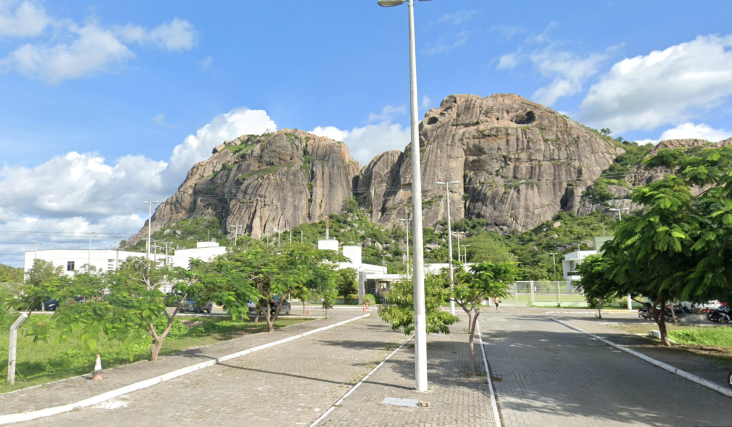
#> input picture lab7-homografia/campus_quixada1.png, 1463 x 853 px (shown at 1/2 size)
$ jupyter execute exercicie.ipynb
#> lines starting #> are read from the running program, lines starting #| are printed output that depends on the picture
[cell 1]
import cv2
import numpy as np
import matplotlib.pyplot as plt
from random import randrange

[cell 2]
# Carregar imagens
image1 = cv2.imread("./campus_quixada1.png")
#> image1 is the input picture: shape (853, 1463, 3); mean B, G, R 161.1, 161.2, 145.3
image2 = cv2.imread("./campus_quixada2.png")
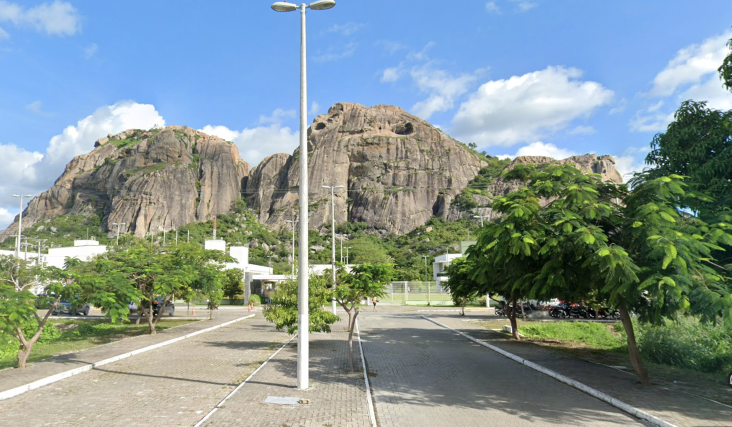
#> input picture lab7-homografia/campus_quixada2.png, 1463 x 853 px (shown at 1/2 size)
#> image2 is the input picture: shape (853, 1463, 3); mean B, G, R 149.3, 149.5, 132.2

if image1 is None or image2 is None:
    raise AssertionError("Erro ao carregar imagens")

h1, w1 = image1.shape[:2]
#> h1 = 853; w1 = 1463
h2, w2 = image2.shape[:2]
#> h2 = 853; w2 = 1463
image1 = cv2.resize(image1, (int(w1*0.5), int(h1*0.5)))
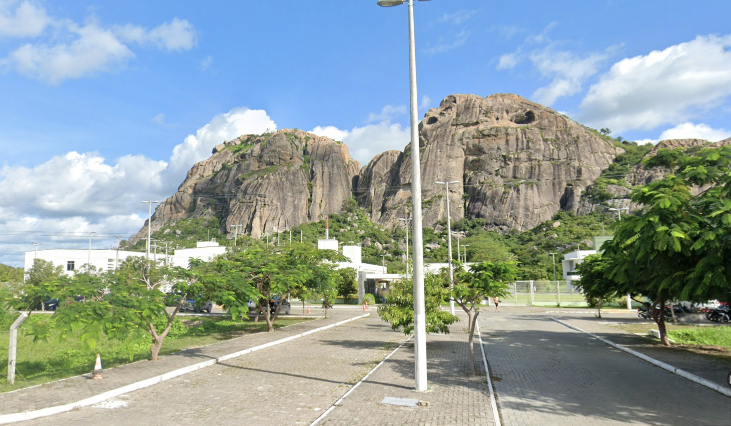
#> image1: shape (426, 731, 3); mean B, G, R 160.9, 161.1, 145.2
image2 = cv2.resize(image2, (int(w2*0.5), int(h2*0.5)))
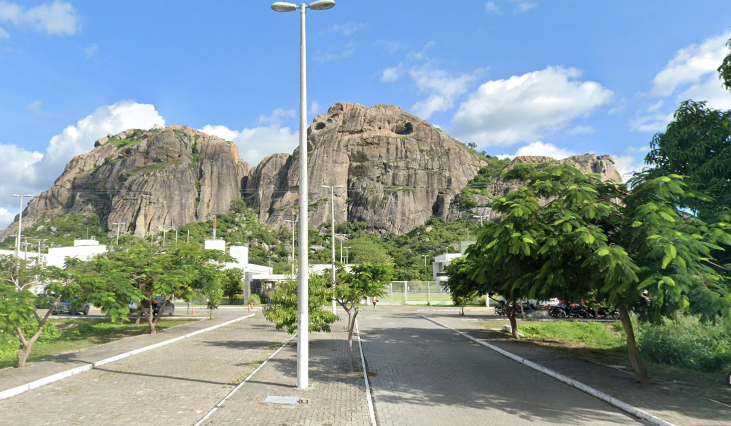
#> image2: shape (426, 731, 3); mean B, G, R 149.2, 149.4, 132.1

img1 = cv2.cvtColor(image1, cv2.COLOR_BGR2GRAY)
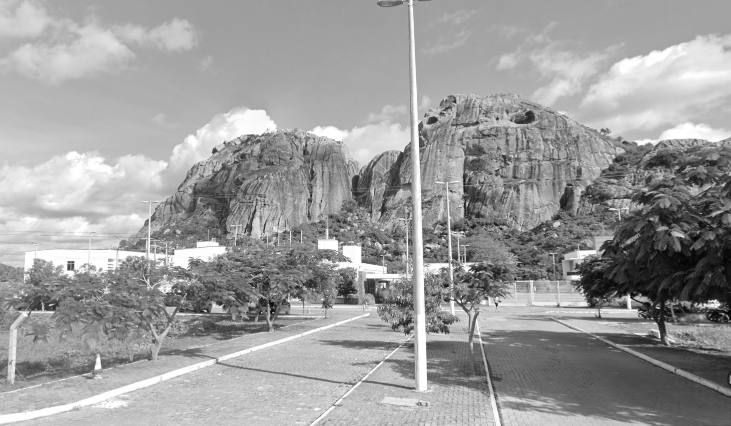
#> img1: shape (426, 731); min 3, max 255, mean 156.3
img2 = cv2.cvtColor(image2, cv2.COLOR_BGR2GRAY)
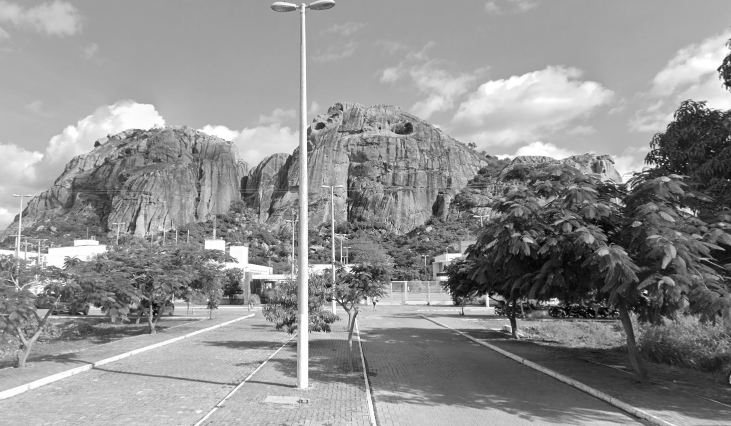
#> img2: shape (426, 731); min 2, max 255, mean 144.2

# Encontrar keypoints e descriptors com SIFT
sift = cv2.SIFT_create()
kp1, des1 = sift.detectAndCompute(img1, None)
#> kp1 = 2806 keypoints; strongest (x, y, size): (715, 304, 6.9), (496, 304, 2), (577, 277, 4.2), (71, 266, 5.5)
kp2, des2 = sift.detectAndCompute(img2, None)
#> kp2 = 2875 keypoints; strongest (x, y, size): (555, 302, 5.7), (445, 278, 3.9), (624, 206, 1.9), (374, 303, 1.9)

# Verificar se há keypoints suficientes
if len(kp1) < 4 or len(kp2) < 4:
    raise AssertionError("Não há keypoints suficientes")

# Matching de keypoints com BFMatcher
bf = cv2.BFMatcher()
matches = bf.knnMatch(des1, des2, k=2)
#> matches = 2806 matches

# Aplicar ratio test
good = []
for m, n in matches:
    if m.distance < 0.75 * n.distance:
        good.append([m])
#> after the loop, good = 1403 matches

# Verificar se há matches suficientes
if len(good) < 4:
    raise AssertionError("Não há matches suficientes")

# Extrair localizações dos bons matches
pts1 = []
pts2 = []
for m in good:
    pts1.append(kp1[m[0].queryIdx].pt)
    pts2.append(kp2[m[0].trainIdx].pt)
#> after the loop, pts1 = 1403 pairs, first value 36.42 to 726.7, second value 37.58 to 420.1; pts2 = 1403 pairs, first value 4.78 to 617.2, second value 67.01 to 419.1

# Matrix points
points1 = np.float32(pts1).reshape(-1, 1, 2)
#> points1 = 1403 rows, first 8: [36.42, 261], [137.6, 239.5], [137.7, 274.5], [139, 254.2], [139.1, 281.7], [139.9, 324.7], [139.9, 324.7], [141.5, 346.5]
points2 = np.float32(pts2).reshape(-1, 1, 2)
#> points2 = 1403 rows, first 8: [617.2, 264.4], [5.67, 236.5], [4.78, 274.3], [6.68, 252.3], [5.74, 282.3], [5.71, 329.2], [5.71, 329.2], [6.75, 353.1]

# Encontrar homografia usando RANSAC
transformation_matrix, inliers = cv2.findHomography(points1, points2, cv2.RANSAC)
#> transformation_matrix = [[1.26, -0.0346, -159.6], [0.127, 1.15, -43.53], [0.000452, -7.37e-06, 1]]; inliers = 1403 values, max 1 at index 1, min 0 at index 0, mean 0.996

# Verificar se a transformação de homografia é precisa
if transformation_matrix is None:
    raise AssertionError("Erro ao calcular a transformação de homografia")

# Combinar imagens
height, width = img2.shape
#> height = 426; width = 731
img1_transformed = cv2.warpPerspective(image1, transformation_matrix, (width, height))
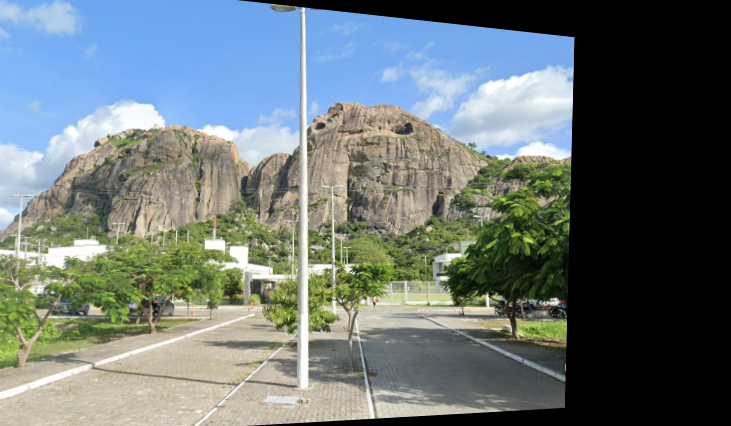
#> img1_transformed: shape (426, 731, 3); mean B, G, R 117.2, 117.7, 106.7

# Criar uma imagem para mostrar a combinação
combined_img = cv2.addWeighted(img1_transformed, 0.5, image2, 0.5, 0)
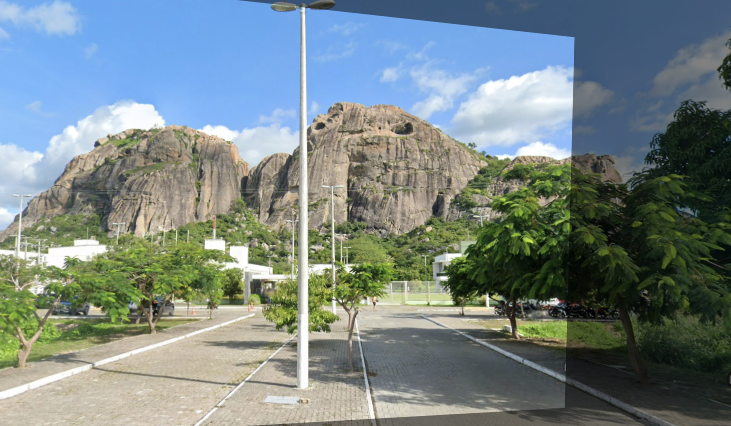
#> combined_img: shape (426, 731, 3); mean B, G, R 133.2, 133.5, 119.4

# Mostrar a imagem combinada usando matplotlib
plt.imshow(cv2.cvtColor(combined_img, cv2.COLOR_BGR2RGB))
plt.axis('off')
plt.show()
